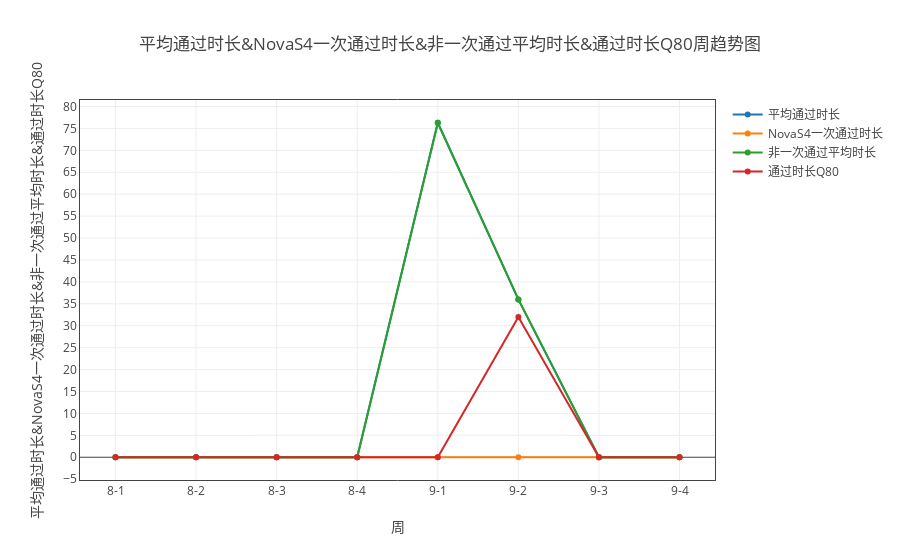
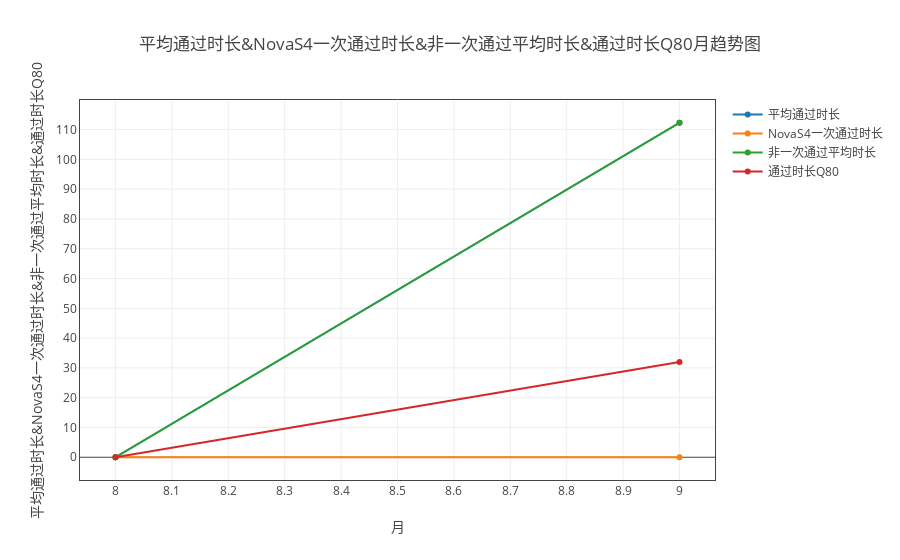

These figures' notebook cell, in order:
### Markdown cell above
### 平均通过时长
* 平均通过时长，一次通过平均时长，非一次通过平均时长，通过时长Q80

### Code cell
data_dict = {'平均通过时长':['平均通过时长'], 'NovaS4一次通过时长':['NovaS4一次通过时长'], 
             '非一次通过平均时长':['非一次通过平均时长'],'通过时长Q80':['通过时长Q80']}
myModule.plot( all_dict, data_dict, '人员' ,  'line' , all='all')

### Figure 1 — Plotly figure (JSON) as saved in the notebook; plotly's stock layout.template omitted (floating-point values rounded to 4 significant figures)
{"data": [{"name": "平均通过时长", "type": "scatter", "uid": "dd7b1092-ca97-11e8-95ad-d89ef3991fb3", "x": ["8-1", "8-2", "8-3", "8-4", "9-1", "9-2", "9-3", "9-4"], "y": [0, 0, 0, 0, 76.3, 36, 0, 0]}, {"name": "NovaS4一次通过时长", "type": "scatter", "uid": "dd7b1093-ca97-11e8-a70e-d89ef3991fb3", "x": ["8-1", "8-2", "8-3", "8-4", "9-1", "9-2", "9-3", "9-4"], "y": [0, 0, 0, 0, 0, 0, 0, 0]}, {"name": "非一次通过平均时长", "type": "scatter", "uid": "dd7b1094-ca97-11e8-bb66-d89ef3991fb3", "x": ["8-1", "8-2", "8-3", "8-4", "9-1", "9-2", "9-3", "9-4"], "y": [0, 0, 0, 0, 76.3, 36, 0, 0]}, {"name": "通过时长Q80", "type": "scatter", "uid": "dd7b1095-ca97-11e8-afb7-d89ef3991fb3", "x": ["8-1", "8-2", "8-3", "8-4", "9-1", "9-2", "9-3", "9-4"], "y": [0, 0, 0, 0, 0, 32, 0, 0]}], "layout": {"title": "平均通过时长&NovaS4一次通过时长&非一次通过平均时长&通过时长Q80周趋势图", "xaxis": {"mirror": "all", "nticks": 20, "showgrid": true, "showline": true, "title": "周", "zeroline": true}, "yaxis": {"mirror": "all", "nticks": 20, "showgrid": true, "showline": true, "title": "平均通过时长&NovaS4一次通过时长&非一次通过平均时长&通过时长Q80", "zeroline": true}}}

### Figure 2 — Plotly figure (JSON) as saved in the notebook; plotly's stock layout.template omitted (floating-point values rounded to 4 significant figures)
{"data": [{"name": "平均通过时长", "type": "scatter", "uid": "dd895eb6-ca97-11e8-8fa4-d89ef3991fb3", "x": ["8", "9"], "y": [0, 112.3]}, {"name": "NovaS4一次通过时长", "type": "scatter", "uid": "dd895eb7-ca97-11e8-8b30-d89ef3991fb3", "x": ["8", "9"], "y": [0, 0]}, {"name": "非一次通过平均时长", "type": "scatter", "uid": "dd895eb8-ca97-11e8-bbb5-d89ef3991fb3", "x": ["8", "9"], "y": [0, 112.3]}, {"name": "通过时长Q80", "type": "scatter", "uid": "dd895eb9-ca97-11e8-b41c-d89ef3991fb3", "x": ["8", "9"], "y": [0, 32]}], "layout": {"title": "平均通过时长&NovaS4一次通过时长&非一次通过平均时长&通过时长Q80月趋势图", "xaxis": {"mirror": "all", "nticks": 20, "showgrid": true, "showline": true, "title": "月", "zeroline": true}, "yaxis": {"mirror": "all", "nticks": 20, "showgrid": true, "showline": true, "title": "平均通过时长&NovaS4一次通过时长&非一次通过平均时长&通过时长Q80", "zeroline": true}}}
